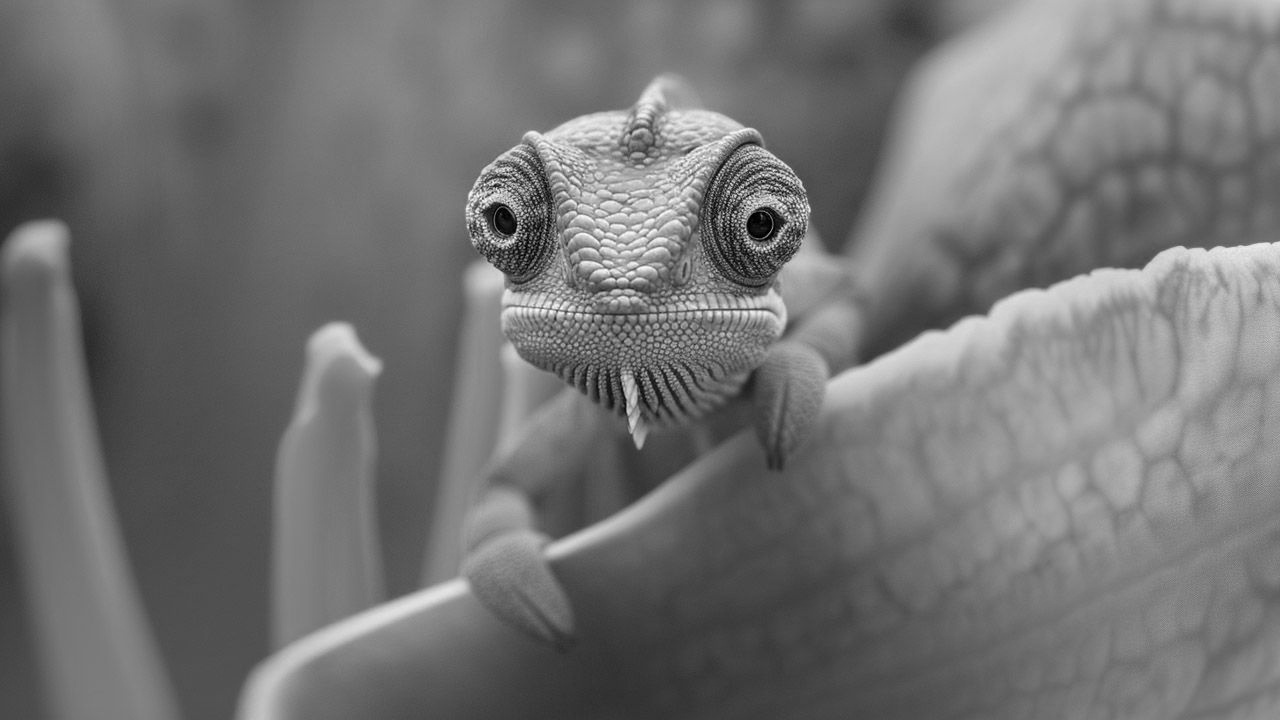
#> input picture Grayscale_MainAfter.jpg, 1280 x 720 px
$ python 'adaptive histogram.py'
#> lines starting #> are read from the running program, lines starting #| are printed output that depends on the picture
#> further down, img is the input picture: shape (720, 1280, 3); min 0, max 255, mean 114.6
import cv2
import numpy as np
from skimage.util import view_as_blocks

# Function for histogram equalization
def my_hist_eq(img):
    # Convert to grayscale if the image is colored
    if len(img.shape) == 3:
        img = cv2.cvtColor(img, cv2.COLOR_BGR2GRAY)

    # Get the dimensions of the image
    x, y = img.shape

    # Calculate the frequency of each intensity value
    freq = np.zeros(256, dtype=int)
    for i in range(x):
        for j in range(y):
            freq[img[i, j]] += 1

    # Calculate the PDF (Probability Density Function)
    total_pixels = x * y
    pdf = freq / total_pixels

    # Calculate the CDF (Cumulative Distribution Function)
    cdf = np.cumsum(pdf)

    # Map the CDF to intensity values (0-255) and round off
    result = np.round(cdf * 255).astype(np.uint8)

    # Apply the transformation to the image
    new_img = np.zeros_like(img, dtype=np.uint8)
    for i in range(x):
        for j in range(y):
            new_img[i, j] = result[img[i, j]]

    return new_img

# Utility function for block processing with adaptive histogram equalization
def block_process(img, block_size):
    # Convert to grayscale if the image is colored
#> called with block_size = (100, 100)
    if len(img.shape) == 3:
        img = cv2.cvtColor(img, cv2.COLOR_BGR2GRAY)
#> img: shape (720, 1280)

    # Calculate padding required to make the dimensions divisible by block_size
    pad_height = (block_size[0] - img.shape[0] % block_size[0]) % block_size[0]
#> pad_height = 80
    pad_width = (block_size[1] - img.shape[1] % block_size[1]) % block_size[1]
#> pad_width = 20

    # Pad the image
    padded_img = np.pad(img, ((0, pad_height), (0, pad_width)), mode='constant', constant_values=0)
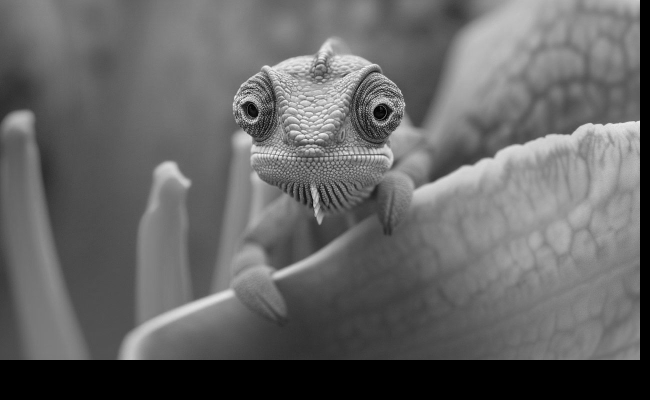
#> padded_img: shape (800, 1300) (shown at 1/2 size); min 0, max 255, mean 101.6

    # Divide the padded image into blocks
    blocks = view_as_blocks(padded_img, block_shape=block_size)

    # Process each block with histogram equalization
    processed_img = np.zeros_like(padded_img)
    for i in range(blocks.shape[0]):
        for j in range(blocks.shape[1]):
            block = blocks[i, j]
            processed_block = my_hist_eq(block)
            processed_img[i * block_size[0]:(i + 1) * block_size[0],
                          j * block_size[1]:(j + 1) * block_size[1]] = processed_block
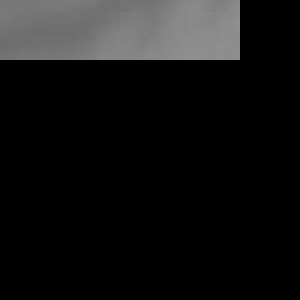
#> block: shape (100, 100) (shown 3 times larger); min 0, max 145, mean 20
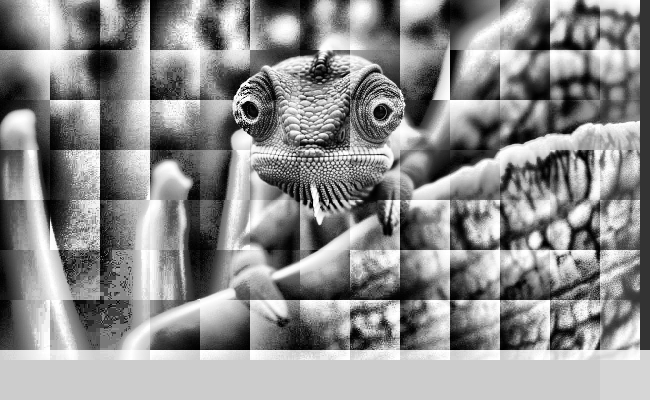
#> processed_img: shape (800, 1300) (shown at 1/2 size); min 0, max 255, mean 141.6

    # Remove padding to return the image to its original size
    return processed_img[:img.shape[0], :img.shape[1]]
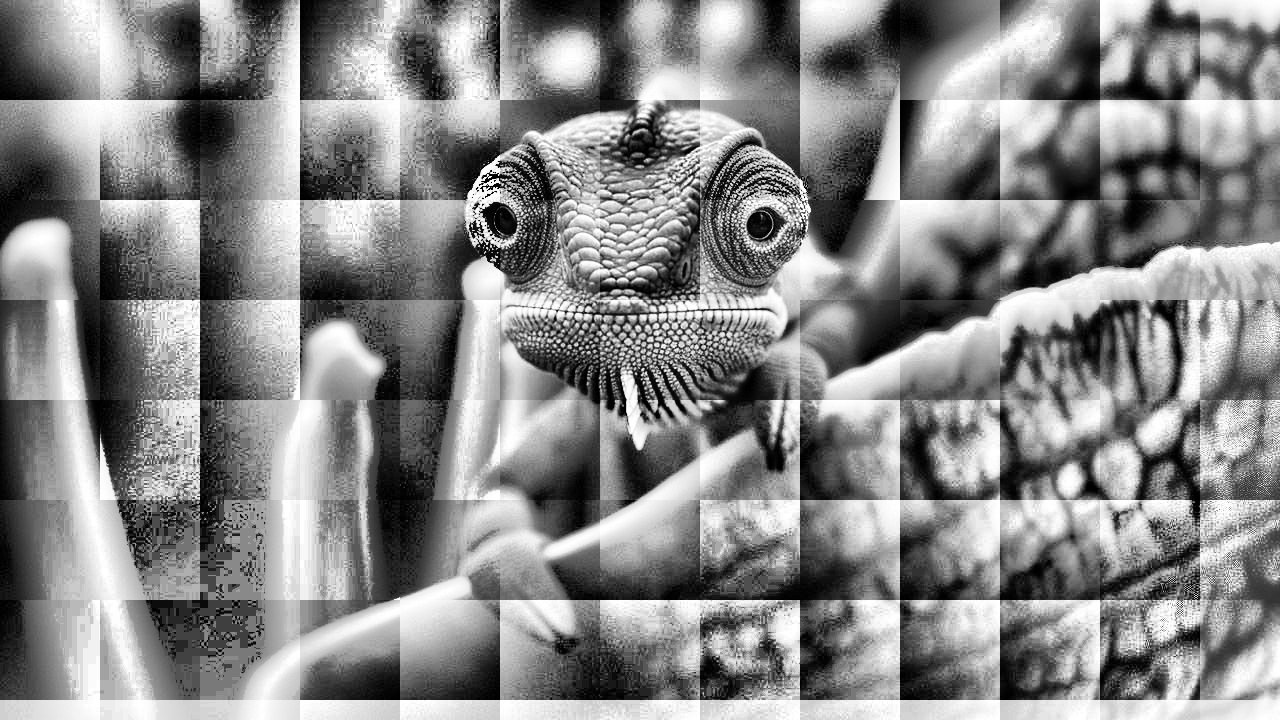
#> returned value: shape (720, 1280); min 0, max 255, mean 135.9


# Main script to read images and apply histogram equalization
if __name__ == "__main__":
    img_list = ["./Grayscale_MainAfter.jpg"]

    for img_path in img_list:
        # Read the image
        img = cv2.imread(img_path)

        # Apply adaptive histogram equalization with block size
        block_size = (100, 100)
        ahe_img = block_process(img, block_size)

        # Display the results
        cv2.imshow("Original Image", img)
        cv2.imshow("Adaptive Histogram Equalized Image", ahe_img)

        # Wait for 10 seconds and close all windows
        cv2.waitKey(10000)
        cv2.destroyAllWindows()
